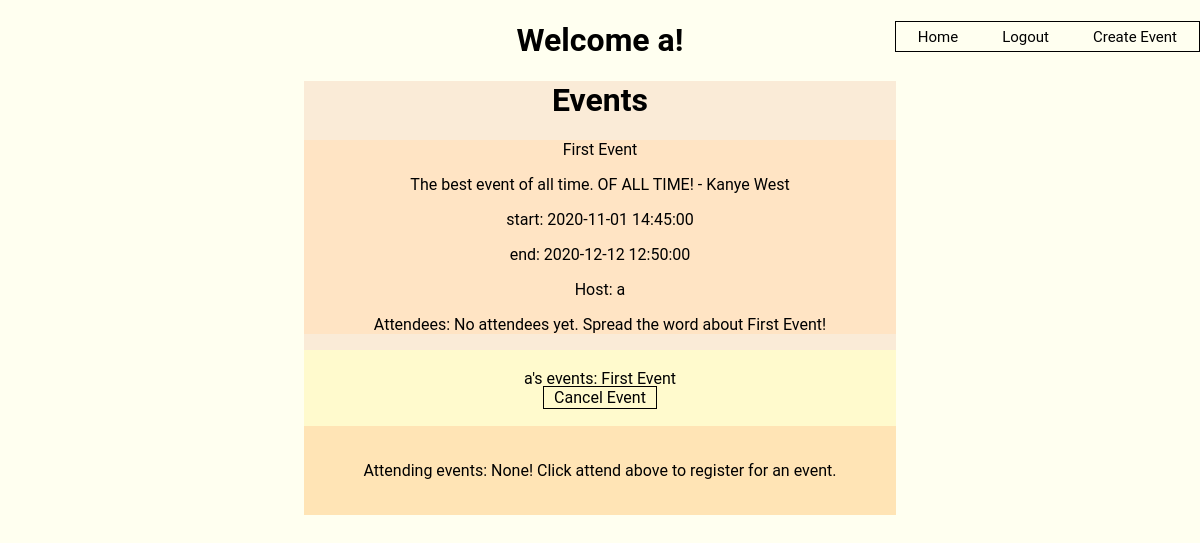
The page / (signed in) on the database its author committed.
### models.py (models this page shows, shortened)
class User(db.Model):
	__tablename__ = "users"
	user_id = db.Column(db.Integer, primary_key=True)
	username = db.Column(db.String(24), nullable=False, unique=True, index=True)	# what are the arguments to String? max length?
	password_hash = db.Column(db.String(64), nullable=False)
	host_events = db.relationship("Event", backref="user", lazy="dynamic")	#one host to many events
	attends = db.relationship("Event", secondary=attending_events, back_populates="attendees", lazy="dynamic") 		#can attend many events

class Event(db.Model):
	__tablename__ = "events"
	event_id = db.Column(db.Integer, primary_key=True)
	title = db.Column(db.String(90), nullable=False)
	description = db.Column(db.Text)
	time_start = db.Column(db.DateTime, nullable=False)
	time_end = db.Column(db.DateTime, nullable=False)
	host = db.Column(db.Integer, db.ForeignKey("users.user_id"))	#add host column to this event
	attendees = db.relationship("User", secondary=attending_events, back_populates="attends", lazy="dynamic")	#event can have many users

### events.py (the view)
@app.route("/")
def homepage():
	eventList = Event.query.all()
	userEvents = []
	if g.user:
		userEvents = User.query.filter_by(user_id=g.user.user_id).first().host_events.filter_by(host=g.user.user_id).all()
	return render_template("home.html", eventList=eventList, User=User, Event=Event, userEvents=userEvents);

### events.py (called while the page is built)
@app.before_request
def before_request():
	g.user = None
	if "user_id" in session:		#ensure the user if logged in before each request
		g.user = User.query.filter_by(user_id=session["user_id"]).first()

### templates/home.html (shortened to what this page needs)
{% extends "base.html" %}
{% block body %}
{% if g.user %}
	<h1 id="welcome">Welcome {{g.user.username}}!</h1>
{% endif %}
{% if eventList %}
<div class="allEvents">
	<h1>Events</h1>
	{% for event in eventList %}
	<div class="eachEvent">
		<p>{{ event.title }}<p>
		<p>{{event.description}} </p>
		<p>start: {{event.time_start}} </p>
		<p>end: {{event.time_end}} </p>
		{% set host = User.query.filter_by(user_id=event.host).first() %}
		<p>Host: {{ host.username }} </p>
		{% set attendees = event.attendees.all() | string() %}
		<p>Attendees: {% if attendees == "[]" %} No attendees yet. Spread the word about {{event.title}}!
			{% else %}
			{{attendees[1:-1]}}
			{%endif%}
		</p>
	</div>
	{% endfor %}
	<div class="userEvents">
		{% if g.user %}
		<br>
			{% if userEvents %}
				{{ g.user.username }}'s events:
				{% for event in userEvents %}
					{{ event.title }} <br> <a class="cancelButton" href="{{ url_for('cancel', event_id = event.event_id) }}">Cancel Event</a> <br>
				{% endfor %}
			{% else %}
				Not hosting any events. <br><a href="{{ url_for('createEvent') }}">Create Event</a> <br>
			{% endif %}
		<br>
		{% endif %}
	</div>
	<div class="userAttends">
		{% if g.user %}
		<br>
		<p>Attending events:
			{% set attends = User.query.filter_by(user_id=g.user.user_id).first().attends.all() | string() %}
			{% if attends == "[]" %}
				 None! Click attend above to register for an event.
			{% else %}
				{{ attends[1:-1]}}
			{% endif %}
		</p>
			<br>
		{% endif %}
	</div>
</div>
{% else %}
<h1>No Events Yet...</h1> <a href="{{ url_for('createEvent') }}">Create Event</a>
{% endif %}
{% endblock %}

### static/style.css (style rules this page uses)
.body a { color: black; text-decoration: none; border: 1px solid black; padding: 1px 10px; }
.allEvents { background-color: antiquewhite; margin-left: 25%; width: 50%; }
.allEvents .eachEvent { background-color: bisque; }
.userEvents { background-color: lemonchiffon; }
.userAttends { background-color: moccasin; }

### rows shown on the page
User: user.username "a", username "a"
Event: title "First Event", description "The best event of all time. OF ALL TIME! - Kanye West", time_start "2020-11-01 14:45:00", time_end "2020-12-12 12:50:00"
